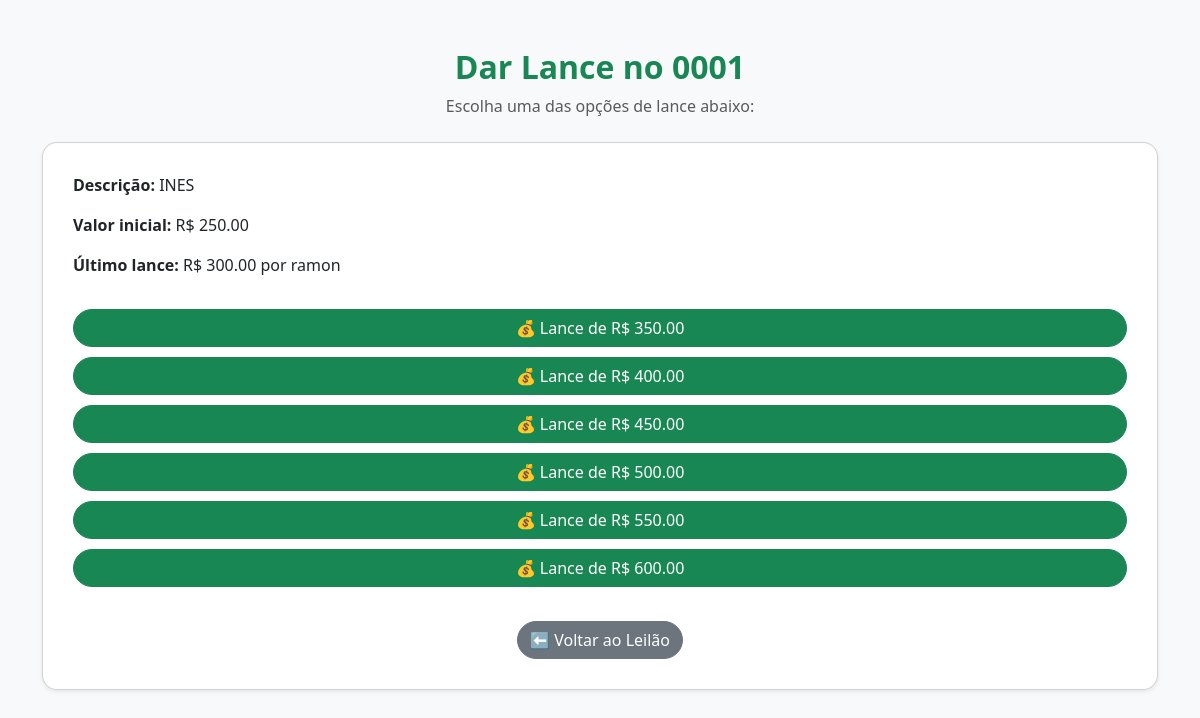
Page /dar_lance/1/ (signed in) on the committed database.
### ovinos/models.py (models this page shows, shortened)
class LoteLeilao(models.Model):
    numero_lote = models.CharField(max_length=50, unique=True)
    descricao = models.TextField()
    data_leilao = models.DateField()
    preco_inicial = models.DecimalField(max_digits=10, decimal_places=2)
    foto = models.ImageField(upload_to='fotos_ovinos/', blank=True, null=True)
    encerrado = models.BooleanField(default=False)

class Lance(models.Model):
    lote = models.ForeignKey(LoteLeilao, on_delete=models.CASCADE, related_name='lances', null=True, blank=True)
    usuario = models.ForeignKey(User, on_delete=models.CASCADE)
    valor = models.DecimalField(max_digits=10, decimal_places=2)
    data_hora = models.DateTimeField(auto_now_add=True)

### ovinos/views.py (the view, shortened to what this page needs)
# urls.py: path('dar_lance/<int:pk>/', views.dar_lance, name='dar_lance'),
@login_required
def dar_lance(request, pk):
    lote = get_object_or_404(LoteLeilao, pk=pk)
    ultimo_lance = lote.lances.order_by('-valor').first()
    valor_base = ultimo_lance.valor if ultimo_lance else lote.preco_inicial
    if not ultimo_lance:
        opcoes_lances = [lote.preco_inicial] + [lote.preco_inicial + 50 * i for i in range(1, 6)]
    else:
        opcoes_lances = [valor_base + 50 * i for i in range(1, 7)]
    return render(request, 'ovinos/dar_lance.html', {
        'lote': lote,
        'opcoes_lances': opcoes_lances,
        'ultimo_lance': ultimo_lance,
    })

### ovinos/templates/ovinos/dar_lance.html (shortened to what this page needs)
<!DOCTYPE html>
<html lang="pt-BR">
<head>
    <link href="https://cdn.jsdelivr.net/npm/bootstrap@5.3.0/dist/css/bootstrap.min.css" rel="stylesheet">
</head>
<body>
<div class="container mt-5">
    <div class="text-center mb-4">
        <h2 class="fw-bold text-success">Dar Lance no {{ lote.numero_lote }}</h2>
        <p class="text-muted">Escolha uma das opções de lance abaixo:</p>
    </div>
    <div class="card shadow-sm">
        <div class="mb-3">
            <p><strong>Descrição:</strong> {{ lote.descricao }}</p>
            <p><strong>Valor inicial:</strong> R$ {{ lote.preco_inicial }}</p>
            {% if ultimo_lance %}
                <p><strong>Último lance:</strong> R$ {{ ultimo_lance.valor }} por {{ ultimo_lance.usuario.username }}</p>
            {% else %}
                <p><strong>Nenhum lance ainda.</strong></p>
            {% endif %}
        </div>
        <form method="post">
            {% for valor in opcoes_lances %}
                <button type="submit" name="valor" value="{{ valor }}" class="btn btn-success btn-lance">
                    💰 Lance de R$ {{ valor }}
                </button>
            {% endfor %}
        </form>
        <div class="text-center mt-4">
            <a href="{% url 'leilao_view' %}" class="btn btn-secondary rounded-pill">⬅️ Voltar ao Leilão</a>
        </div>
    </div>
</div>
</body>
</html>

### ovinos/templates/ovinos/dar_lance.html (style rules this page uses)
body { background-color: #f8f9fa; }
.card { border-radius: 15px; padding: 30px; }
.btn-lance { width: 100%; margin-bottom: 10px; border-radius: 25px; }

### rows in the picture
LoteLeilao: numero_lote "0001", descricao "INES", preco_inicial "250.00"
Lance: valor "300.00", usuario.username "ramon"

### other values in the picture
{{ valor }} "350.00" "400.00" "450.00" "500.00" "550.00" "600.00"
